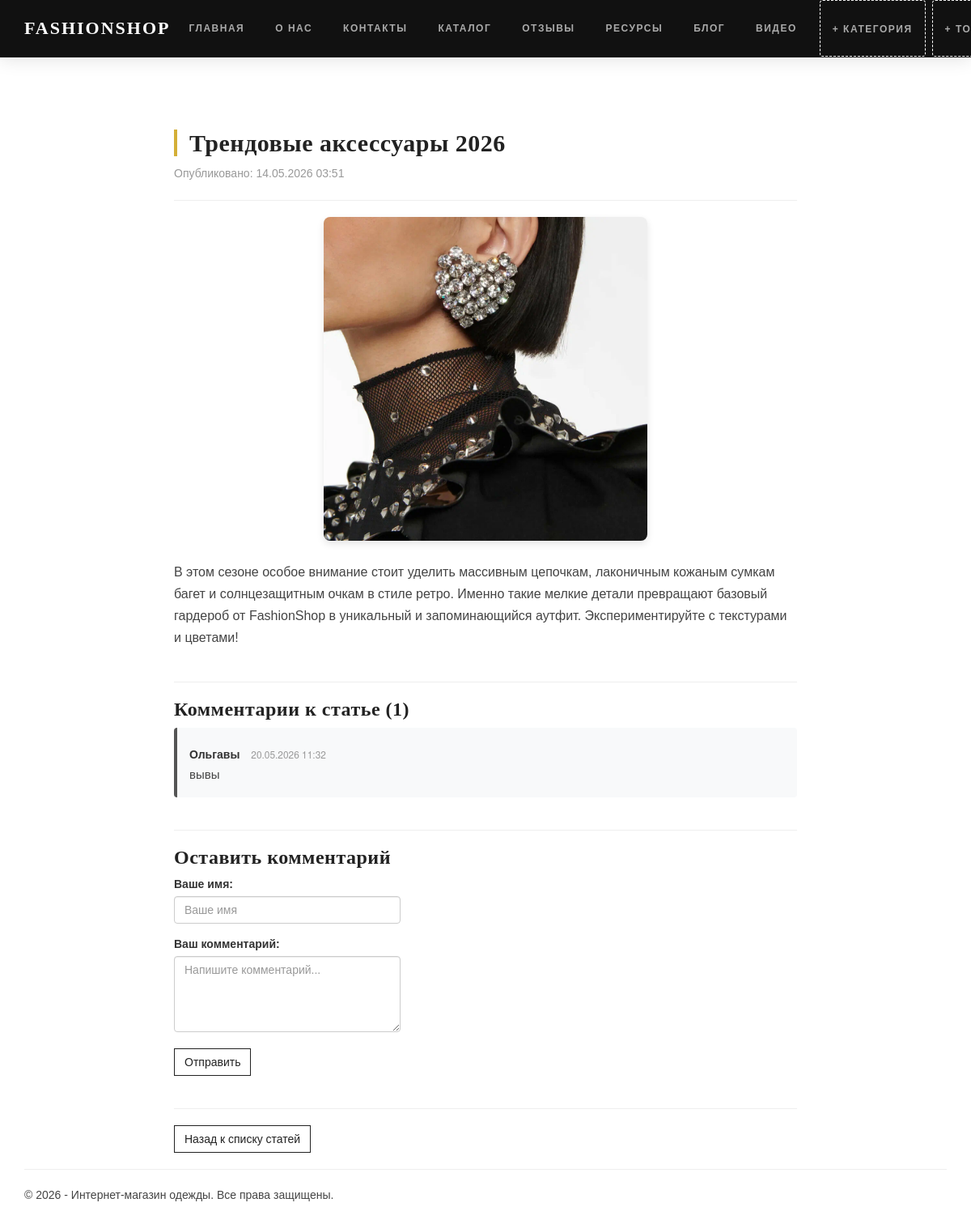
/blogpost/5/ (signed in), run on the app's committed database.
### app/models.py (models this page shows, shortened)
class Blog(models.Model):
    title = models.CharField(max_length=100, unique=True, verbose_name="Заголовок статьи")
    short_description = models.CharField(max_length=255, verbose_name="Краткое содержание статьи")
    content = models.TextField(verbose_name="Полное содержание статьи")
    image = models.ImageField(upload_to="media/", verbose_name="Картинка к статье", blank=True, null=True)
    posted = models.DateTimeField(default=datetime.now, db_index=True, verbose_name="Опубликована")
    class Meta:
        ordering = ['-posted']
        verbose_name = "Статья блога"
        verbose_name_plural = "Статьи блога"

class Comment(models.Model):
    post = models.ForeignKey(Blog, on_delete=models.CASCADE, related_name='comments', verbose_name="Статья")
    author = models.CharField(max_length=100, verbose_name="Автор")
    text = models.TextField(verbose_name="Текст комментария")
    posted = models.DateTimeField(default=datetime.now, db_index=True, verbose_name="Опубликован")
    class Meta:
        ordering = ['-posted']
        verbose_name = "Комментарий блога"
        verbose_name_plural = "Комментарии блога"

### app/views.py (the view)
# urls.py: path('blogpost/<int:parametr>/', views.blogpost, name='blogpost'),
def blogpost(request, parametr):
    assert isinstance(request, HttpRequest)
    post_1 = get_object_or_404(Blog, id=parametr)
    comments = Comment.objects.filter(post=parametr)
    if request.method == "POST":
        form = CommentForm(request.POST)
        if form.is_valid():
            comment_f = form.save(commit=False)
            comment_f.post = post_1
            comment_f.save()
            return redirect('blogpost', parametr=post_1.id)
    else:
        form = CommentForm()
    return render(
        request,
        'app/blogpost.html',
        {
            'post_1': post_1,
            'comments': comments,
            'form': form,
            'year': datetime.now().year,
        }
    )

### app/forms.py
class CommentForm(forms.ModelForm):
    class Meta:
        model = Comment
        fields = ('author', 'text')
        widgets = {
            'author': forms.TextInput(attrs={'class': 'form-control', 'placeholder': 'Ваше имя'}),
            'text': forms.Textarea(attrs={'class': 'form-control', 'rows': 4, 'placeholder': 'Напишите комментарий...'}),
        }

### app/templates/app/blogpost.html (shortened to what this page needs)
{% extends "app/layout.html" %}
{% block content %}
<div class="container" style="margin-top: 30px; max-width: 800px;">
    <h2>{{ post_1.title }}</h2>
    <p class="text-muted">Опубликовано: {{ post_1.posted|date:"d.m.Y H:i" }}</p>
    <hr />
    {% if post_1.image %}
    <div style="margin-bottom: 25px; text-align: center;">
        <img src="{{ post_1.image.url }}" alt="{{ post_1.title }}" style="max-width: 100%; max-height: 400px; border-radius: 8px; box-shadow: 0 4px 10px rgba(0,0,0,0.1);" />
    </div>
    {% endif %}
    <div style="font-size: 16px; line-height: 1.7; margin-bottom: 40px; color: #444;">
        {{ post_1.content|linebreaks }}
    </div>
    <hr />
    <div class="comments-section" style="margin-bottom: 40px;">
        <h3>Комментарии к статье ({{ comments.count }})</h3>
        {% for comment in comments %}
        <div class="comment-card" style="margin-bottom: 15px; padding: 15px; background-color: #f8f9fa; border-left: 4px solid #555; border-radius: 4px;">
            <h5 style="margin-bottom: 5px;"><strong>{{ comment.author }}</strong> <small class="text-muted" style="margin-left: 10px;">{{ comment.posted|date:"d.m.Y H:i" }}</small></h5>
            <p style="margin-bottom: 0; font-size: 15px;">{{ comment.text|linebreaksbr }}</p>
        </div>
        {% empty %}
        <p class="text-muted">Комментариев пока нет. Будьте первым!</p>
        {% endfor %}
    </div>
    <hr />
    <div class="comment-form-section" style="margin-bottom: 40px; max-width: 600px;">
        <h3>Оставить комментарий</h3>
        <form method="POST">
            <div class="form-group" style="margin-bottom: 15px;">
                <label>Ваше имя:</label>
                {{ form.author }}
            </div>
            <div class="form-group" style="margin-bottom: 20px;">
                <label>Ваш комментарий:</label>
                {{ form.text }}
            </div>
            <button type="submit" class="btn btn-default">Отправить</button>
        </form>
    </div>
    <hr />
    <a href="{% url 'blog' %}" class="btn btn-default">Назад к списку статей</a>
</div>
{% endblock %}

### app/static/app/content/site.css (style rules this page uses)
body { padding-top: 50px; padding-bottom: 20px; }
input, select, textarea { max-width: 280px; }
h1, h2, h3 { color: #222222; font-family: 'Playfair Display', 'Georgia', serif; font-weight: 700; letter-spacing: 0.5px; }
h2 { border-left: 4px solid #d4af37; padding-left: 15px; margin-top: 30px; }
p { font-family: 'Helvetica Neue', Arial, sans-serif; color: #444444; line-height: 1.7 !important; }
.btn-default { border-radius: 0px !important; border: 1px solid #222222 !important; color: #222222 !important; background: transparent !important; transition: all 0.3s ease; }
img { box-shadow: 0 4px 15px rgba(0,0,0,0.05); border-radius: 4px; transition: transform 0.3s ease; }
body, p, a, button, input, label { font-family: 'Montserrat', sans-serif !important; }
body { padding-top: 100px !important; background-color: #ffffff; }

### data on the page
Blog: title "Трендовые аксессуары 2026", posted "14.05.2026 03:51", image (picture), content "В этом сезоне особое внимание стоит уделить массивным цепочкам, лаконичным кожаным сумкам багет и солнцезащитным очкам в стиле ретро. Именно такие мелкие детали превращают базовый гардероб от FashionShop в уникальный и запоминающийся аутфит. Экспериментируйте с текстурами и цветами!"
Comment: author "Ольгавы", posted "20.05.2026 11:32", text "вывы"

### other printed values
{{ comments.count }} "1"
